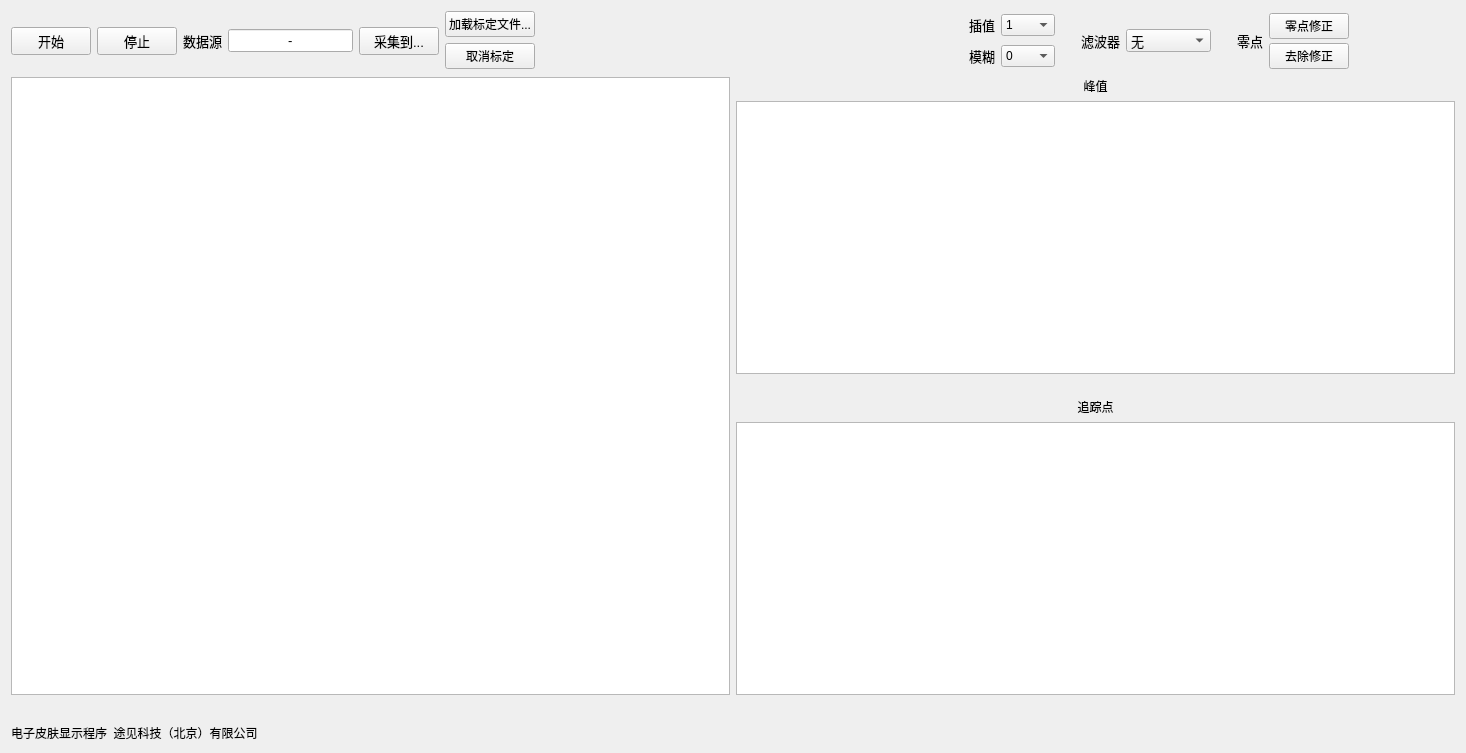
<?xml version="1.0" encoding="UTF-8"?>
<ui version="4.0">
 <class>Form</class>
 <widget class="QWidget" name="Form">
  <property name="geometry">
   <rect>
    <x>0</x>
    <y>0</y>
    <width>1466</width>
    <height>753</height>
   </rect>
  </property>
  <property name="windowTitle">
   <string>Form</string>
  </property>
  <layout class="QGridLayout" name="gridLayout_2">
   <item row="0" column="0">
    <layout class="QHBoxLayout" name="horizontalLayout">
     <item>
      <widget class="QPushButton" name="button_start">
       <property name="font">
        <font>
         <family>Arial</family>
         <pointsize>10</pointsize>
        </font>
       </property>
       <property name="text">
        <string>开始</string>
       </property>
      </widget>
     </item>
     <item>
      <widget class="QPushButton" name="button_stop">
       <property name="font">
        <font>
         <family>Arial</family>
         <pointsize>10</pointsize>
        </font>
       </property>
       <property name="text">
        <string>停止</string>
       </property>
      </widget>
     </item>
     <item>
      <widget class="QLabel" name="label_4">
       <property name="font">
        <font>
         <family>Arial</family>
         <pointsize>10</pointsize>
        </font>
       </property>
       <property name="text">
        <string>数据源</string>
       </property>
      </widget>
     </item>
     <item>
      <widget class="QLineEdit" name="com_port">
       <property name="sizePolicy">
        <sizepolicy hsizetype="Minimum" vsizetype="Fixed">
         <horstretch>0</horstretch>
         <verstretch>0</verstretch>
        </sizepolicy>
       </property>
       <property name="font">
        <font>
         <family>Arial</family>
         <pointsize>10</pointsize>
        </font>
       </property>
       <property name="text">
        <string>-</string>
       </property>
       <property name="frame">
        <bool>true</bool>
       </property>
       <property name="echoMode">
        <enum>QLineEdit::Normal</enum>
       </property>
       <property name="alignment">
        <set>Qt::AlignCenter</set>
       </property>
      </widget>
     </item>
     <item>
      <widget class="QPushButton" name="button_save_to">
       <property name="font">
        <font>
         <family>Arial</family>
         <pointsize>10</pointsize>
        </font>
       </property>
       <property name="text">
        <string>采集到...</string>
       </property>
      </widget>
     </item>
     <item>
      <layout class="QGridLayout" name="gridLayout_3">
       <item row="0" column="0">
        <widget class="QPushButton" name="button_load_calibration">
         <property name="text">
          <string>加载标定文件...</string>
         </property>
        </widget>
       </item>
       <item row="1" column="0">
        <widget class="QPushButton" name="button_exit_calibration">
         <property name="text">
          <string>取消标定</string>
         </property>
        </widget>
       </item>
      </layout>
     </item>
     <item>
      <spacer name="horizontalSpacer_3">
       <property name="orientation">
        <enum>Qt::Horizontal</enum>
       </property>
       <property name="sizeHint" stdset="0">
        <size>
         <width>150</width>
         <height>20</height>
        </size>
       </property>
      </spacer>
     </item>
     <item>
      <layout class="QVBoxLayout" name="verticalLayout_5"/>
     </item>
     <item>
      <spacer name="horizontalSpacer_6">
       <property name="orientation">
        <enum>Qt::Horizontal</enum>
       </property>
       <property name="sizeHint" stdset="0">
        <size>
         <width>40</width>
         <height>20</height>
        </size>
       </property>
      </spacer>
     </item>
     <item>
      <layout class="QGridLayout" name="gridLayout">
       <item row="0" column="0">
        <widget class="QLabel" name="label_8">
         <property name="font">
          <font>
           <family>Arial</family>
           <pointsize>10</pointsize>
          </font>
         </property>
         <property name="text">
          <string>插值</string>
         </property>
        </widget>
       </item>
       <item row="0" column="1">
        <widget class="QComboBox" name="combo_interpolate">
         <property name="font">
          <font>
           <family>Arial</family>
           <pointsize>9</pointsize>
          </font>
         </property>
         <item>
          <property name="text">
           <string>1</string>
          </property>
         </item>
         <item>
          <property name="text">
           <string>2</string>
          </property>
         </item>
         <item>
          <property name="text">
           <string>4</string>
          </property>
         </item>
        </widget>
       </item>
       <item row="1" column="0">
        <widget class="QLabel" name="label_9">
         <property name="font">
          <font>
           <family>Arial</family>
           <pointsize>10</pointsize>
          </font>
         </property>
         <property name="text">
          <string>模糊</string>
         </property>
        </widget>
       </item>
       <item row="1" column="1">
        <widget class="QComboBox" name="combo_blur">
         <property name="font">
          <font>
           <family>Arial</family>
           <pointsize>9</pointsize>
          </font>
         </property>
         <item>
          <property name="text">
           <string>0</string>
          </property>
         </item>
         <item>
          <property name="text">
           <string>0.25</string>
          </property>
         </item>
         <item>
          <property name="text">
           <string>0.5</string>
          </property>
         </item>
         <item>
          <property name="text">
           <string>1</string>
          </property>
         </item>
         <item>
          <property name="text">
           <string>2</string>
          </property>
         </item>
         <item>
          <property name="text">
           <string>4</string>
          </property>
         </item>
        </widget>
       </item>
      </layout>
     </item>
     <item>
      <spacer name="horizontalSpacer_4">
       <property name="orientation">
        <enum>Qt::Horizontal</enum>
       </property>
       <property name="sizeType">
        <enum>QSizePolicy::Preferred</enum>
       </property>
       <property name="sizeHint" stdset="0">
        <size>
         <width>20</width>
         <height>20</height>
        </size>
       </property>
      </spacer>
     </item>
     <item>
      <widget class="QLabel" name="label_6">
       <property name="font">
        <font>
         <family>Arial</family>
         <pointsize>10</pointsize>
        </font>
       </property>
       <property name="text">
        <string>滤波器</string>
       </property>
      </widget>
     </item>
     <item>
      <widget class="QComboBox" name="combo_filter_time">
       <property name="font">
        <font>
         <family>Arial</family>
         <pointsize>10</pointsize>
        </font>
       </property>
       <item>
        <property name="text">
         <string>无</string>
        </property>
       </item>
       <item>
        <property name="text">
         <string>中值-0.2s</string>
        </property>
       </item>
       <item>
        <property name="text">
         <string>中值-1s</string>
        </property>
       </item>
       <item>
        <property name="text">
         <string>均值-0.2s</string>
        </property>
       </item>
       <item>
        <property name="text">
         <string>均值-1s</string>
        </property>
       </item>
      </widget>
     </item>
     <item>
      <spacer name="horizontalSpacer_5">
       <property name="orientation">
        <enum>Qt::Horizontal</enum>
       </property>
       <property name="sizeType">
        <enum>QSizePolicy::Preferred</enum>
       </property>
       <property name="sizeHint" stdset="0">
        <size>
         <width>20</width>
         <height>20</height>
        </size>
       </property>
      </spacer>
     </item>
     <item>
      <widget class="QLabel" name="label_7">
       <property name="font">
        <font>
         <family>Arial</family>
         <pointsize>10</pointsize>
        </font>
       </property>
       <property name="text">
        <string>零点</string>
       </property>
      </widget>
     </item>
     <item>
      <layout class="QVBoxLayout" name="verticalLayout_2">
       <property name="spacing">
        <number>2</number>
       </property>
       <item>
        <widget class="QPushButton" name="button_set_zero">
         <property name="font">
          <font>
           <family>Arial</family>
           <pointsize>9</pointsize>
          </font>
         </property>
         <property name="text">
          <string>零点修正</string>
         </property>
        </widget>
       </item>
       <item>
        <widget class="QPushButton" name="button_abandon_zero">
         <property name="font">
          <font>
           <family>Arial</family>
           <pointsize>9</pointsize>
          </font>
         </property>
         <property name="text">
          <string>去除修正</string>
         </property>
        </widget>
       </item>
      </layout>
     </item>
     <item>
      <widget class="QLabel" name="label_logo">
       <property name="sizePolicy">
        <sizepolicy hsizetype="Fixed" vsizetype="Fixed">
         <horstretch>30</horstretch>
         <verstretch>2</verstretch>
        </sizepolicy>
       </property>
       <property name="minimumSize">
        <size>
         <width>100</width>
         <height>60</height>
        </size>
       </property>
       <property name="styleSheet">
        <string notr="true"/>
       </property>
       <property name="text">
        <string/>
       </property>
      </widget>
     </item>
    </layout>
   </item>
   <item row="1" column="0">
    <layout class="QHBoxLayout" name="horizontalLayout_2" stretch="1,1">
     <item>
      <widget class="GraphicsLayoutWidget" name="fig_image">
       <property name="sizePolicy">
        <sizepolicy hsizetype="Expanding" vsizetype="Expanding">
         <horstretch>0</horstretch>
         <verstretch>0</verstretch>
        </sizepolicy>
       </property>
       <property name="font">
        <font>
         <family>SimSun-ExtB</family>
         <pointsize>16</pointsize>
        </font>
       </property>
      </widget>
     </item>
     <item>
      <layout class="QVBoxLayout" name="verticalLayout">
       <item>
        <widget class="QLabel" name="label_3">
         <property name="text">
          <string>峰值</string>
         </property>
         <property name="alignment">
          <set>Qt::AlignCenter</set>
         </property>
        </widget>
       </item>
       <item>
        <widget class="GraphicsLayoutWidget" name="fig_1">
         <property name="font">
          <font>
           <family>SimSun-ExtB</family>
           <pointsize>16</pointsize>
          </font>
         </property>
        </widget>
       </item>
       <item>
        <spacer name="verticalSpacer_3">
         <property name="orientation">
          <enum>Qt::Vertical</enum>
         </property>
         <property name="sizeType">
          <enum>QSizePolicy::Preferred</enum>
         </property>
         <property name="sizeHint" stdset="0">
          <size>
           <width>20</width>
           <height>18</height>
          </size>
         </property>
        </spacer>
       </item>
       <item>
        <widget class="QLabel" name="label_2">
         <property name="text">
          <string>追踪点</string>
         </property>
         <property name="alignment">
          <set>Qt::AlignCenter</set>
         </property>
        </widget>
       </item>
       <item>
        <widget class="GraphicsLayoutWidget" name="fig_2">
         <property name="font">
          <font>
           <family>SimSun-ExtB</family>
           <pointsize>16</pointsize>
          </font>
         </property>
        </widget>
       </item>
      </layout>
     </item>
    </layout>
   </item>
   <item row="2" column="0">
    <widget class="QLabel" name="console_out">
     <property name="font">
      <font>
       <family>Arial</family>
       <pointsize>11</pointsize>
      </font>
     </property>
     <property name="text">
      <string/>
     </property>
    </widget>
   </item>
   <item row="3" column="0">
    <widget class="QLabel" name="label_5">
     <property name="text">
      <string>电子皮肤显示程序  途见科技（北京）有限公司</string>
     </property>
    </widget>
   </item>
  </layout>
 </widget>
 <customwidgets>
  <customwidget>
   <class>GraphicsLayoutWidget</class>
   <extends>QGraphicsView</extends>
   <header location="global">pyqtgraph</header>
  </customwidget>
 </customwidgets>
 <resources/>
 <connections/>
</ui>
